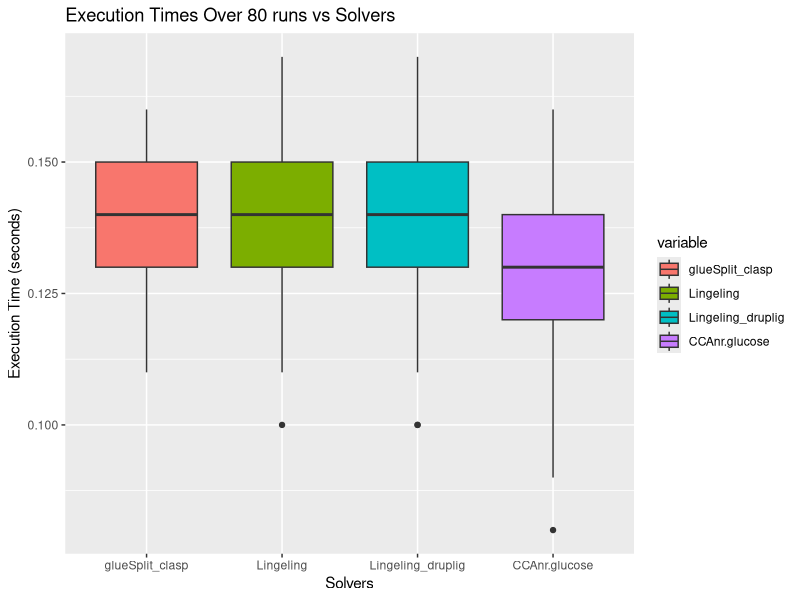
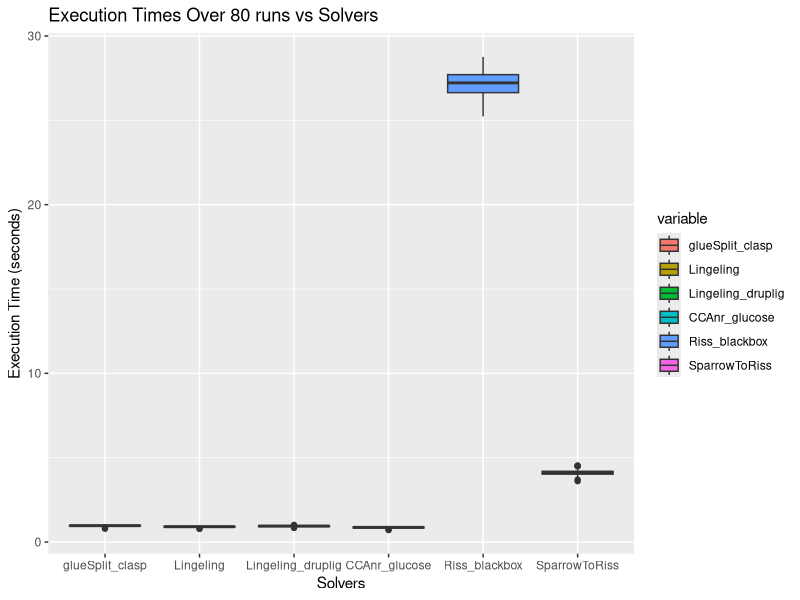
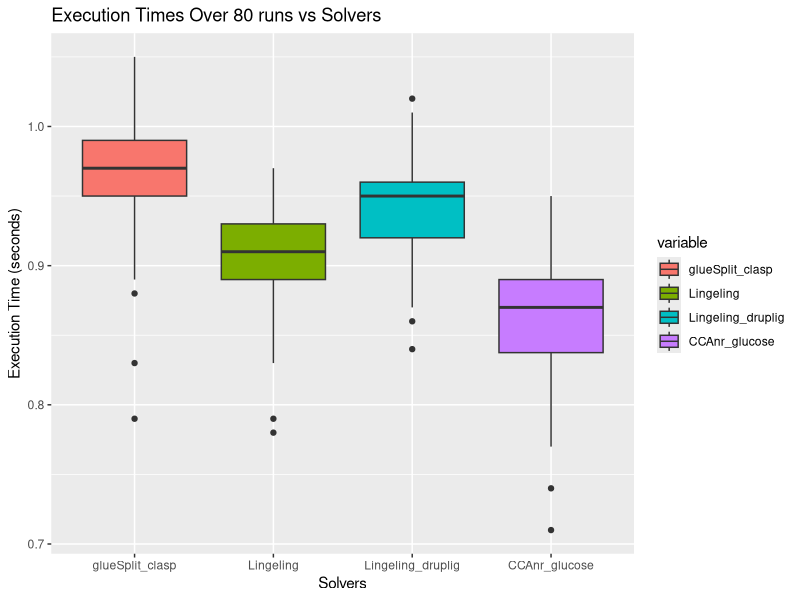

Recreate these plots in R, in order.
#!/usr/bin/Rscript

library(ggplot2)
library(reshape2)

log_all_24 <- read.table("24_short/logall.txt",header=TRUE)
log_bst_24 <- read.table("24_short/logbest.txt",header=TRUE)

log_all_12 <- read.table("12_all/logall.txt",header=TRUE)
log_bst_12 <- read.table("12_all/logbest.txt",header=TRUE)

old_benchmark <- read.table("benchmarks/old_benchmark.txt",header=TRUE)
old_short_benchmark <- read.table("benchmarks/old_short_benchmark.txt",header=TRUE)
real_benchmark <- read.table("benchmarks/benchmark_real/benchmark.txt",header=TRUE)
real_short <- read.table("benchmarks/benchmark_real/benchmark_short.txt",header=TRUE)

tuned_comparison24 <- read.table("24_short/comparison.txt",header=TRUE)

graph_all_24 <- qplot(log_all_24$tuning_time,log_all_24$run_time,data=log_all_24,
                   ylab="Execution Time (seconds)",
                   xlab="Tuning Time (seconds)", 
                   main="Tuning Time vs. Execution Time over 24h")

graph_bst_24 <- qplot(log_bst_24$tuning_time,log_bst_24$run_time,
                   geom=c("point","line"),
                   ylab="Execution Time (seconds)",
                   xlab="Tuning Time (seconds)",      
                   main="Tuning Time vs. Best Execution Time over 24h")

graph_all_12 <- qplot(log_all_12$tuning_time,log_all_12$run_time,data=log_all_12,
                   ylab="Execution Time (seconds)",
                   xlab="Tuning Time (seconds)", 
                   main="Tuning Time vs. Execution Time over 12h")

graph_bst_12 <- qplot(log_bst_12$tuning_time,log_bst_12$run_time,
                   geom=c("point","line"),
                   ylab="Execution Time (seconds)",
                   xlab="Tuning Time (seconds)",      
                   main="Tuning Time vs. Best Execution Time over 12h")
graph_old_bench <- ggplot(data=melt(old_benchmark), aes(x=variable,y=value)) +
    geom_boxplot(aes(fill=variable)) +
    xlab("Solvers") +
    ylab("Execution Time (seconds)") +
    ggtitle("Execution Times Over 80 runs vs Solvers")

graph_old_short <- ggplot(data=melt(old_short_benchmark), aes(x=variable,y=value)) +
    geom_boxplot(aes(fill=variable)) +
    xlab("Solvers") +
    ylab("Execution Time (seconds)") +
    ggtitle("Execution Times Over 80 runs vs Solvers")

graph_real_bench <- ggplot(data=melt(real_benchmark), aes(x=variable,y=value)) +
    geom_boxplot(aes(fill=variable)) +
    xlab("Solvers") +
    ylab("Execution Time (seconds)") +
    ggtitle("Execution Times Over 80 runs vs Solvers")

graph_real_short <- ggplot(data=melt(real_short), aes(x=variable,y=value)) +
    geom_boxplot(aes(fill=variable)) +
    xlab("Solvers") +
    ylab("Execution Time (seconds)") +
    ggtitle("Execution Times Over 80 runs vs Solvers")

graph_tuned_comparison24 <- ggplot(data=melt(tuned_comparison24), aes(x=variable,y=value)) +
    geom_boxplot(aes(fill=variable)) +
    xlab("Solvers") +
    ylab("Execution Time (seconds)") +
    ggtitle("Execution Times Over 80 runs vs Solvers")

#print(graph_all_24)
#readline("plot done\n")
#print(graph_bst_24)
#readline("plot done\n")
#print(graph_all_12)
#readline("plot done\n")
#print(graph_bst_12)
#readline("plot done\n")
#print(graph_old_bench)
#readline("plot done\n")
print(graph_old_short)
readline("plot done\n")
print(graph_real_bench)
readline("plot done\n")
print(graph_real_short)
readline("plot done\n")
#print(graph_tuned_comparison24)
#readline("plot done\n")
